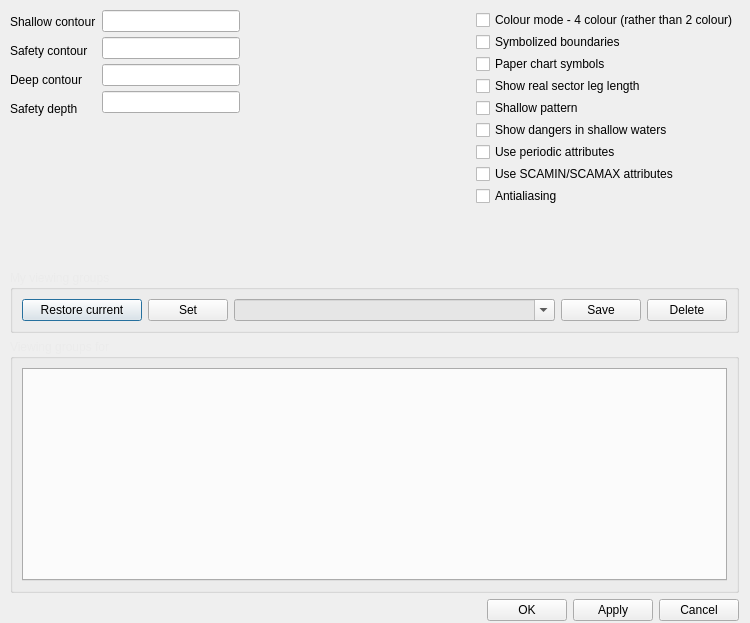
<?xml version="1.0" encoding="UTF-8"?>
<ui version="4.0">
 <class>PortrayalParametersDlg</class>
 <widget class="QDialog" name="PortrayalParametersDlg">
  <property name="geometry">
   <rect>
    <x>0</x>
    <y>0</y>
    <width>750</width>
    <height>623</height>
   </rect>
  </property>
  <property name="windowTitle">
   <string>Portrayal parameters</string>
  </property>
  <widget class="QWidget" name="layoutWidget">
   <property name="geometry">
    <rect>
     <x>10</x>
     <y>10</y>
     <width>729</width>
     <height>611</height>
    </rect>
   </property>
   <layout class="QVBoxLayout" name="verticalLayout">
    <item>
     <layout class="QHBoxLayout" name="horizontalLayout">
      <item>
       <layout class="QHBoxLayout" name="horizontalLayout_5">
        <item>
         <layout class="QVBoxLayout" name="verticalLayout_6">
          <property name="spacing">
           <number>15</number>
          </property>
          <property name="topMargin">
           <number>5</number>
          </property>
          <item>
           <widget class="QLabel" name="shallowContourLabel">
            <property name="text">
             <string>Shallow contour</string>
            </property>
           </widget>
          </item>
          <item>
           <widget class="QLabel" name="safetyContourLabel">
            <property name="text">
             <string>Safety contour</string>
            </property>
           </widget>
          </item>
          <item>
           <widget class="QLabel" name="deepContourLabel">
            <property name="text">
             <string>Deep contour</string>
            </property>
           </widget>
          </item>
          <item>
           <widget class="QLabel" name="safetyDepthLabel">
            <property name="text">
             <string>Safety depth</string>
            </property>
           </widget>
          </item>
          <item>
           <spacer name="verticalSpacer">
            <property name="orientation">
             <enum>Qt::Vertical</enum>
            </property>
            <property name="sizeType">
             <enum>QSizePolicy::Expanding</enum>
            </property>
            <property name="sizeHint" stdset="0">
             <size>
              <width>20</width>
              <height>0</height>
             </size>
            </property>
           </spacer>
          </item>
         </layout>
        </item>
        <item>
         <layout class="QVBoxLayout" name="verticalLayout_7">
          <property name="spacing">
           <number>5</number>
          </property>
          <item>
           <widget class="QLineEdit" name="shallowContour"/>
          </item>
          <item>
           <widget class="QLineEdit" name="safetyContour"/>
          </item>
          <item>
           <widget class="QLineEdit" name="deepContour"/>
          </item>
          <item>
           <widget class="QLineEdit" name="safetyDepth"/>
          </item>
          <item>
           <spacer name="verticalSpacer2">
            <property name="orientation">
             <enum>Qt::Vertical</enum>
            </property>
            <property name="sizeHint" stdset="0">
             <size>
              <width>20</width>
              <height>0</height>
             </size>
            </property>
           </spacer>
          </item>
         </layout>
        </item>
       </layout>
      </item>
      <item>
       <spacer name="horizontalSpacer">
        <property name="orientation">
         <enum>Qt::Horizontal</enum>
        </property>
        <property name="sizeHint" stdset="0">
         <size>
          <width>0</width>
          <height>0</height>
         </size>
        </property>
       </spacer>
      </item>
      <item>
       <layout class="QVBoxLayout" name="verticalLayoutCheckBox">
        <property name="spacing">
         <number>2</number>
        </property>
        <item>
         <widget class="QCheckBox" name="colorMode">
          <property name="text">
           <string>Colour mode - 4 colour (rather than 2 colour)</string>
          </property>
         </widget>
        </item>
        <item>
         <widget class="QCheckBox" name="symbolizedBoundaries">
          <property name="text">
           <string>Symbolized boundaries</string>
          </property>
         </widget>
        </item>
        <item>
         <widget class="QCheckBox" name="paperChartSymbols">
          <property name="text">
           <string>Paper chart symbols</string>
          </property>
         </widget>
        </item>
        <item>
         <widget class="QCheckBox" name="realSectorLegLength">
          <property name="text">
           <string>Show real sector leg length</string>
          </property>
         </widget>
        </item>
        <item>
         <widget class="QCheckBox" name="shallowPattern">
          <property name="text">
           <string>Shallow pattern</string>
          </property>
         </widget>
        </item>
        <item>
         <widget class="QCheckBox" name="dangersInShallowWaters">
          <property name="text">
           <string>Show dangers in shallow waters</string>
          </property>
         </widget>
        </item>
        <item>
         <widget class="QCheckBox" name="usePeriodicAttributes">
          <property name="text">
           <string>Use periodic attributes</string>
          </property>
         </widget>
        </item>
        <item>
         <widget class="QCheckBox" name="useSCAMINSCAMAX">
          <property name="text">
           <string>Use SCAMIN/SCAMAX attributes</string>
          </property>
         </widget>
        </item>
        <item>
         <widget class="QCheckBox" name="antialiasing">
          <property name="text">
           <string>Antialiasing</string>
          </property>
         </widget>
        </item>
        <item>
         <spacer name="verticalSpacer3">
          <property name="orientation">
           <enum>Qt::Vertical</enum>
          </property>
          <property name="sizeHint" stdset="0">
           <size>
            <width>20</width>
            <height>0</height>
           </size>
          </property>
         </spacer>
        </item>
       </layout>
      </item>
     </layout>
    </item>
    <item>
     <widget class="QGroupBox" name="groupBox_2">
      <property name="palette">
       <palette>
        <active>
         <colorrole role="WindowText">
          <brush brushstyle="SolidPattern">
           <color alpha="255">
            <red>235</red>
            <green>235</green>
            <blue>235</blue>
           </color>
          </brush>
         </colorrole>
         <colorrole role="Dark">
          <brush brushstyle="SolidPattern">
           <color alpha="255">
            <red>230</red>
            <green>230</green>
            <blue>230</blue>
           </color>
          </brush>
         </colorrole>
         <colorrole role="Text">
          <brush brushstyle="SolidPattern">
           <color alpha="255">
            <red>230</red>
            <green>230</green>
            <blue>230</blue>
           </color>
          </brush>
         </colorrole>
         <colorrole role="ButtonText">
          <brush brushstyle="SolidPattern">
           <color alpha="255">
            <red>0</red>
            <green>0</green>
            <blue>0</blue>
           </color>
          </brush>
         </colorrole>
         <colorrole role="Base">
          <brush brushstyle="SolidPattern">
           <color alpha="255">
            <red>230</red>
            <green>230</green>
            <blue>230</blue>
           </color>
          </brush>
         </colorrole>
         <colorrole role="ToolTipText">
          <brush brushstyle="SolidPattern">
           <color alpha="255">
            <red>230</red>
            <green>230</green>
            <blue>230</blue>
           </color>
          </brush>
         </colorrole>
        </active>
        <inactive>
         <colorrole role="WindowText">
          <brush brushstyle="SolidPattern">
           <color alpha="255">
            <red>235</red>
            <green>235</green>
            <blue>235</blue>
           </color>
          </brush>
         </colorrole>
         <colorrole role="Dark">
          <brush brushstyle="SolidPattern">
           <color alpha="255">
            <red>230</red>
            <green>230</green>
            <blue>230</blue>
           </color>
          </brush>
         </colorrole>
         <colorrole role="Text">
          <brush brushstyle="SolidPattern">
           <color alpha="255">
            <red>230</red>
            <green>230</green>
            <blue>230</blue>
           </color>
          </brush>
         </colorrole>
         <colorrole role="ButtonText">
          <brush brushstyle="SolidPattern">
           <color alpha="255">
            <red>0</red>
            <green>0</green>
            <blue>0</blue>
           </color>
          </brush>
         </colorrole>
         <colorrole role="Base">
          <brush brushstyle="SolidPattern">
           <color alpha="255">
            <red>230</red>
            <green>230</green>
            <blue>230</blue>
           </color>
          </brush>
         </colorrole>
         <colorrole role="ToolTipText">
          <brush brushstyle="SolidPattern">
           <color alpha="255">
            <red>230</red>
            <green>230</green>
            <blue>230</blue>
           </color>
          </brush>
         </colorrole>
        </inactive>
        <disabled>
         <colorrole role="WindowText">
          <brush brushstyle="SolidPattern">
           <color alpha="255">
            <red>230</red>
            <green>230</green>
            <blue>230</blue>
           </color>
          </brush>
         </colorrole>
         <colorrole role="Dark">
          <brush brushstyle="SolidPattern">
           <color alpha="255">
            <red>230</red>
            <green>230</green>
            <blue>230</blue>
           </color>
          </brush>
         </colorrole>
         <colorrole role="Text">
          <brush brushstyle="SolidPattern">
           <color alpha="255">
            <red>230</red>
            <green>230</green>
            <blue>230</blue>
           </color>
          </brush>
         </colorrole>
         <colorrole role="ButtonText">
          <brush brushstyle="SolidPattern">
           <color alpha="255">
            <red>230</red>
            <green>230</green>
            <blue>230</blue>
           </color>
          </brush>
         </colorrole>
         <colorrole role="Base">
          <brush brushstyle="SolidPattern">
           <color alpha="255">
            <red>64</red>
            <green>64</green>
            <blue>64</blue>
           </color>
          </brush>
         </colorrole>
         <colorrole role="ToolTipText">
          <brush brushstyle="SolidPattern">
           <color alpha="255">
            <red>230</red>
            <green>230</green>
            <blue>230</blue>
           </color>
          </brush>
         </colorrole>
        </disabled>
       </palette>
      </property>
      <property name="autoFillBackground">
       <bool>false</bool>
      </property>
      <property name="title">
       <string>My viewing groups</string>
      </property>
      <layout class="QHBoxLayout" name="horizontalLayout_2">
       <item>
        <widget class="QPushButton" name="restoreCurrent">
         <property name="sizePolicy">
          <sizepolicy hsizetype="Fixed" vsizetype="Fixed">
           <horstretch>0</horstretch>
           <verstretch>0</verstretch>
          </sizepolicy>
         </property>
         <property name="minimumSize">
          <size>
           <width>120</width>
           <height>0</height>
          </size>
         </property>
         <property name="text">
          <string>Restore current</string>
         </property>
        </widget>
       </item>
       <item>
        <widget class="QPushButton" name="setMyViewingGroup">
         <property name="sizePolicy">
          <sizepolicy hsizetype="Fixed" vsizetype="Fixed">
           <horstretch>0</horstretch>
           <verstretch>0</verstretch>
          </sizepolicy>
         </property>
         <property name="text">
          <string>Set</string>
         </property>
        </widget>
       </item>
       <item>
        <widget class="QComboBox" name="myViewingGroups">
         <property name="palette">
          <palette>
           <active>
            <colorrole role="Text">
             <brush brushstyle="SolidPattern">
              <color alpha="255">
               <red>0</red>
               <green>0</green>
               <blue>0</blue>
              </color>
             </brush>
            </colorrole>
           </active>
           <inactive>
            <colorrole role="Text">
             <brush brushstyle="SolidPattern">
              <color alpha="255">
               <red>0</red>
               <green>0</green>
               <blue>0</blue>
              </color>
             </brush>
            </colorrole>
           </inactive>
           <disabled>
            <colorrole role="Text">
             <brush brushstyle="SolidPattern">
              <color alpha="255">
               <red>230</red>
               <green>230</green>
               <blue>230</blue>
              </color>
             </brush>
            </colorrole>
           </disabled>
          </palette>
         </property>
         <property name="editable">
          <bool>true</bool>
         </property>
        </widget>
       </item>
       <item>
        <widget class="QPushButton" name="saveMyViewingGroup">
         <property name="sizePolicy">
          <sizepolicy hsizetype="Fixed" vsizetype="Fixed">
           <horstretch>0</horstretch>
           <verstretch>0</verstretch>
          </sizepolicy>
         </property>
         <property name="text">
          <string>Save</string>
         </property>
        </widget>
       </item>
       <item>
        <widget class="QPushButton" name="deleteMyViewingGroup">
         <property name="sizePolicy">
          <sizepolicy hsizetype="Fixed" vsizetype="Fixed">
           <horstretch>0</horstretch>
           <verstretch>0</verstretch>
          </sizepolicy>
         </property>
         <property name="text">
          <string>Delete</string>
         </property>
        </widget>
       </item>
      </layout>
     </widget>
    </item>
    <item>
     <widget class="QGroupBox" name="groupBox">
      <property name="palette">
       <palette>
        <active>
         <colorrole role="WindowText">
          <brush brushstyle="SolidPattern">
           <color alpha="255">
            <red>235</red>
            <green>235</green>
            <blue>235</blue>
           </color>
          </brush>
         </colorrole>
         <colorrole role="Dark">
          <brush brushstyle="SolidPattern">
           <color alpha="255">
            <red>230</red>
            <green>230</green>
            <blue>230</blue>
           </color>
          </brush>
         </colorrole>
         <colorrole role="Text">
          <brush brushstyle="SolidPattern">
           <color alpha="255">
            <red>0</red>
            <green>0</green>
            <blue>0</blue>
           </color>
          </brush>
         </colorrole>
         <colorrole role="ButtonText">
          <brush brushstyle="SolidPattern">
           <color alpha="255">
            <red>0</red>
            <green>0</green>
            <blue>0</blue>
           </color>
          </brush>
         </colorrole>
        </active>
        <inactive>
         <colorrole role="WindowText">
          <brush brushstyle="SolidPattern">
           <color alpha="255">
            <red>235</red>
            <green>235</green>
            <blue>235</blue>
           </color>
          </brush>
         </colorrole>
         <colorrole role="Dark">
          <brush brushstyle="SolidPattern">
           <color alpha="255">
            <red>230</red>
            <green>230</green>
            <blue>230</blue>
           </color>
          </brush>
         </colorrole>
         <colorrole role="Text">
          <brush brushstyle="SolidPattern">
           <color alpha="255">
            <red>0</red>
            <green>0</green>
            <blue>0</blue>
           </color>
          </brush>
         </colorrole>
         <colorrole role="ButtonText">
          <brush brushstyle="SolidPattern">
           <color alpha="255">
            <red>0</red>
            <green>0</green>
            <blue>0</blue>
           </color>
          </brush>
         </colorrole>
        </inactive>
        <disabled>
         <colorrole role="WindowText">
          <brush brushstyle="SolidPattern">
           <color alpha="255">
            <red>230</red>
            <green>230</green>
            <blue>230</blue>
           </color>
          </brush>
         </colorrole>
         <colorrole role="Dark">
          <brush brushstyle="SolidPattern">
           <color alpha="255">
            <red>230</red>
            <green>230</green>
            <blue>230</blue>
           </color>
          </brush>
         </colorrole>
         <colorrole role="Text">
          <brush brushstyle="SolidPattern">
           <color alpha="255">
            <red>230</red>
            <green>230</green>
            <blue>230</blue>
           </color>
          </brush>
         </colorrole>
         <colorrole role="ButtonText">
          <brush brushstyle="SolidPattern">
           <color alpha="255">
            <red>230</red>
            <green>230</green>
            <blue>230</blue>
           </color>
          </brush>
         </colorrole>
        </disabled>
       </palette>
      </property>
      <property name="title">
       <string>Viewing groups for</string>
      </property>
      <property name="flat">
       <bool>false</bool>
      </property>
      <layout class="QVBoxLayout" name="verticalLayout_3">
       <item>
        <widget class="QTabWidget" name="tabWidget">
         <property name="palette">
          <palette>
           <active>
            <colorrole role="WindowText">
             <brush brushstyle="SolidPattern">
              <color alpha="255">
               <red>0</red>
               <green>0</green>
               <blue>0</blue>
              </color>
             </brush>
            </colorrole>
            <colorrole role="BrightText">
             <brush brushstyle="SolidPattern">
              <color alpha="255">
               <red>0</red>
               <green>0</green>
               <blue>0</blue>
              </color>
             </brush>
            </colorrole>
            <colorrole role="HighlightedText">
             <brush brushstyle="SolidPattern">
              <color alpha="255">
               <red>0</red>
               <green>0</green>
               <blue>0</blue>
              </color>
             </brush>
            </colorrole>
           </active>
           <inactive>
            <colorrole role="WindowText">
             <brush brushstyle="SolidPattern">
              <color alpha="255">
               <red>0</red>
               <green>0</green>
               <blue>0</blue>
              </color>
             </brush>
            </colorrole>
            <colorrole role="BrightText">
             <brush brushstyle="SolidPattern">
              <color alpha="255">
               <red>0</red>
               <green>0</green>
               <blue>0</blue>
              </color>
             </brush>
            </colorrole>
            <colorrole role="HighlightedText">
             <brush brushstyle="SolidPattern">
              <color alpha="255">
               <red>0</red>
               <green>0</green>
               <blue>0</blue>
              </color>
             </brush>
            </colorrole>
           </inactive>
           <disabled>
            <colorrole role="WindowText">
             <brush brushstyle="SolidPattern">
              <color alpha="255">
               <red>230</red>
               <green>230</green>
               <blue>230</blue>
              </color>
             </brush>
            </colorrole>
            <colorrole role="BrightText">
             <brush brushstyle="SolidPattern">
              <color alpha="255">
               <red>0</red>
               <green>0</green>
               <blue>0</blue>
              </color>
             </brush>
            </colorrole>
            <colorrole role="HighlightedText">
             <brush brushstyle="SolidPattern">
              <color alpha="255">
               <red>0</red>
               <green>0</green>
               <blue>0</blue>
              </color>
             </brush>
            </colorrole>
           </disabled>
          </palette>
         </property>
         <property name="currentIndex">
          <number>-1</number>
         </property>
        </widget>
       </item>
      </layout>
     </widget>
    </item>
    <item>
     <layout class="QHBoxLayout" name="horizontalLayout_3">
      <item>
       <spacer name="horizontalSpacer_2">
        <property name="orientation">
         <enum>Qt::Horizontal</enum>
        </property>
        <property name="sizeHint" stdset="0">
         <size>
          <width>40</width>
          <height>20</height>
         </size>
        </property>
       </spacer>
      </item>
      <item>
       <widget class="QPushButton" name="buttonOK">
        <property name="text">
         <string>OK</string>
        </property>
       </widget>
      </item>
      <item>
       <widget class="QPushButton" name="buttonApply">
        <property name="text">
         <string>Apply</string>
        </property>
       </widget>
      </item>
      <item>
       <widget class="QPushButton" name="buttonCancel">
        <property name="text">
         <string>Cancel</string>
        </property>
       </widget>
      </item>
     </layout>
    </item>
   </layout>
  </widget>
 </widget>
 <resources/>
 <connections>
  <connection>
   <sender>buttonApply</sender>
   <signal>released()</signal>
   <receiver>PortrayalParametersDlg</receiver>
   <slot>OnApply()</slot>
   <hints>
    <hint type="sourcelabel">
     <x>603</x>
     <y>522</y>
    </hint>
    <hint type="destinationlabel">
     <x>374</x>
     <y>275</y>
    </hint>
   </hints>
  </connection>
  <connection>
   <sender>buttonOK</sender>
   <signal>released()</signal>
   <receiver>PortrayalParametersDlg</receiver>
   <slot>OnOK()</slot>
   <hints>
    <hint type="sourcelabel">
     <x>512</x>
     <y>522</y>
    </hint>
    <hint type="destinationlabel">
     <x>374</x>
     <y>275</y>
    </hint>
   </hints>
  </connection>
  <connection>
   <sender>buttonCancel</sender>
   <signal>released()</signal>
   <receiver>PortrayalParametersDlg</receiver>
   <slot>reject()</slot>
   <hints>
    <hint type="sourcelabel">
     <x>694</x>
     <y>522</y>
    </hint>
    <hint type="destinationlabel">
     <x>374</x>
     <y>275</y>
    </hint>
   </hints>
  </connection>
  <connection>
   <sender>setMyViewingGroup</sender>
   <signal>released()</signal>
   <receiver>PortrayalParametersDlg</receiver>
   <slot>OnSetViewingGroup()</slot>
   <hints>
    <hint type="sourcelabel">
     <x>227</x>
     <y>322</y>
    </hint>
    <hint type="destinationlabel">
     <x>374</x>
     <y>311</y>
    </hint>
   </hints>
  </connection>
  <connection>
   <sender>saveMyViewingGroup</sender>
   <signal>released()</signal>
   <receiver>PortrayalParametersDlg</receiver>
   <slot>OnSaveViewingGroup()</slot>
   <hints>
    <hint type="sourcelabel">
     <x>595</x>
     <y>322</y>
    </hint>
    <hint type="destinationlabel">
     <x>374</x>
     <y>311</y>
    </hint>
   </hints>
  </connection>
  <connection>
   <sender>restoreCurrent</sender>
   <signal>released()</signal>
   <receiver>PortrayalParametersDlg</receiver>
   <slot>OnRestoreViewingGroup()</slot>
   <hints>
    <hint type="sourcelabel">
     <x>103</x>
     <y>322</y>
    </hint>
    <hint type="destinationlabel">
     <x>374</x>
     <y>311</y>
    </hint>
   </hints>
  </connection>
  <connection>
   <sender>deleteMyViewingGroup</sender>
   <signal>released()</signal>
   <receiver>PortrayalParametersDlg</receiver>
   <slot>OnDeleteViewingGroup()</slot>
   <hints>
    <hint type="sourcelabel">
     <x>686</x>
     <y>322</y>
    </hint>
    <hint type="destinationlabel">
     <x>374</x>
     <y>311</y>
    </hint>
   </hints>
  </connection>
 </connections>
 <slots>
  <slot>OnOK()</slot>
  <slot>OnApply()</slot>
  <slot>OnSetViewingGroup()</slot>
  <slot>OnSaveViewingGroup()</slot>
  <slot>OnRestoreViewingGroup()</slot>
  <slot>OnDeleteViewingGroup()</slot>
 </slots>
</ui>
